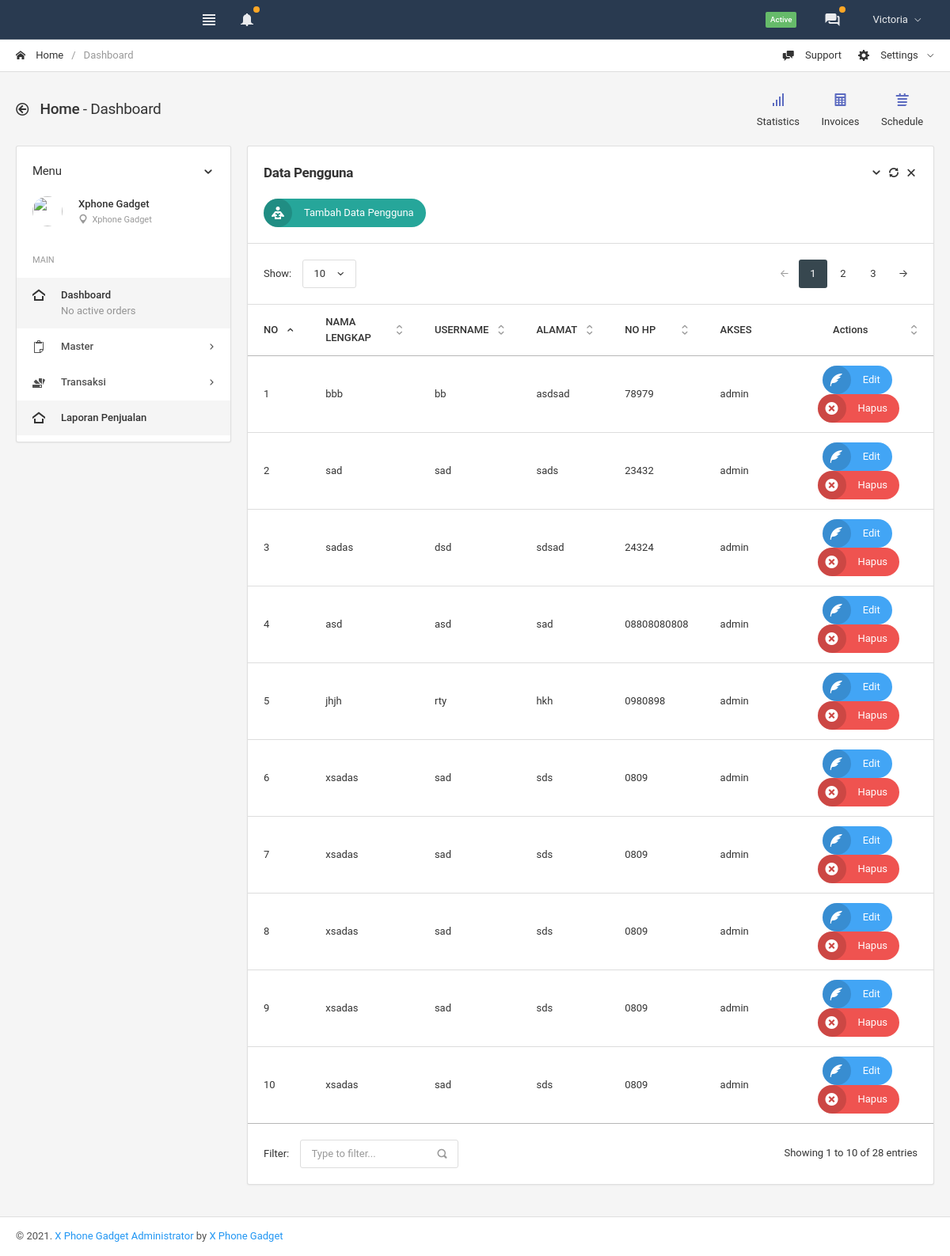
Screenshot of /index.php/admin/pengguna with the database file from the repository.
### tables this page shows
CREATE TABLE IF NOT EXISTS `tb_pengguna` (
  `id_pengguna` int(11) NOT NULL AUTO_INCREMENT,
  `nama_lengkap` varchar(50) NOT NULL,
  `username` varchar(50) NOT NULL,
  `password` varchar(50) NOT NULL,
  `alamat` text NOT NULL,
  `no_hp` varchar(50) NOT NULL,
  `hak_akses` varchar(30) NOT NULL,
  PRIMARY KEY (`id_pengguna`)
);

### application/libraries/Template.php (called while the page is built)
<?php if ( ! defined('BASEPATH')) exit('No direct script access allowed');
class Template {
		var $template_data = array();
		function set($name, $value)
		{
			$this->template_data[$name] = $value;
		}
		function load($template = '', $view = '' , $view_data = array(), $return = FALSE)
		{
			$this->CI =& get_instance();
			$this->set('contents', $this->CI->load->view($view, $view_data, TRUE));
			return $this->CI->load->view($template, $this->template_data, $return);
		}
}

### application/controllers/admin/Pengguna.php (called while the page is built, shortened)
<?php
class Pengguna extends CI_Controller
{
	public function index()
	{
		$data_kirim = array(
			'data_pengguna' => $this->mp->ambil_data(),
		);
		$this->template->load('template', 'admin/pengguna/data',$data_kirim);
	}
}

### index.php (called while the page is built, shortened)
<?php
require_once BASEPATH.'core/CodeIgniter.php';

### application/models/Model_pengguna.php (called while the page is built, shortened)
<?php
class Model_pengguna extends CI_Model
{
	public function ambil_data($id =  null)
	{
		if ($id) {
			return $this->db->get_where('tb_pengguna', ['id_pengguna' => $id]);
		} else {
			return $this->db->get('tb_pengguna');
		}
		return $this->db->select("*")->from('tb_pengguna')->get();
	}
}

### application/views/admin/pengguna/data.php (the view, shortened to what this page needs)
    <div class="card">
        <div class="card-header header-elements-inline">
            <h5 class="card-title"><b>Data Pengguna</b></h5>
            <div class="header-elements">
                <div class="list-icons">
                    <a class="list-icons-item" data-action="collapse"></a>
                    <a class="list-icons-item" data-action="reload"></a>
                    <a class="list-icons-item" data-action="remove"></a>
                </div>
            </div>
        </div>
        <div class="card-body">
            <button type="button" onclick="tambah()" data-toggle="modal" data-target="#modal_form_vertical" class="btn bg-teal-400 btn-labeled btn-labeled-left rounded-round"><b><i class="icon-reading"></i></b> Tambah Data Pengguna</button>
        </div>
        <table class="table datatable-dom-position ">
            <thead>
                <tr>
                  <th>NO</th>
                  <th>NAMA LENGKAP</th>
                  <th>USERNAME</th>
                  <th>ALAMAT</th>
                  <th>NO HP</th>
                  <th>AKSES</th>
                  <th class="text-center">Actions</th>
              </tr>
          </thead>
          <tbody id="isi">
            <?php
            $no = 1;
            foreach ($data_pengguna->result_array() as $k) :
               ?>
               <tr>
                 <td><?=$no++;?></td>
                 <td><?=$k['nama_lengkap'];?></td>
                 <td><?=$k['username'];?></td>
                 <td><?=$k['alamat'];?></td>
                 <td><?=$k['no_hp'];?></td>
                 <td><?=$k['hak_akses'];?></td>
                 <td class="text-center">
                    <button type="button" data-toggle="modal" data-target="#modal_form_vertical" class="btn bg-primary-400 btn-labeled btn-labeled-left rounded-round" onclick="edit('<?=$k['id_pengguna']?>')"><b><i class="icon-quill4"></i></b>Edit</button>&nbsp;<button type="button" onclick="hapus('<?=$k['id_pengguna']?>')" class="btn bg-danger-400 btn-labeled btn-labeled-left rounded-round"><b><i class="icon-cancel-circle2"></i></b>Hapus</button>
                </td>
            </tr>
        <?php endforeach; ?>
    </tbody>
</table>
</div>

### application/views/template.php (shortened to what this page needs)
<!DOCTYPE html>
<html lang="en">
<head>
  <link href="<?=base_url();?>global_assets/css/icons/icomoon/styles.min.css" rel="stylesheet" type="text/css">
  <link href="<?=base_url();?>assets/css/bootstrap.min.css" rel="stylesheet" type="text/css">
  <link href="<?=base_url();?>assets/css/bootstrap_limitless.min.css" rel="stylesheet" type="text/css">
  <link href="<?=base_url();?>assets/css/layout.min.css" rel="stylesheet" type="text/css">
  <link href="<?=base_url();?>assets/css/components.min.css" rel="stylesheet" type="text/css">
  <link href="<?=base_url();?>assets/css/colors.min.css" rel="stylesheet" type="text/css">
</head>
<body>
  <div class="navbar navbar-expand-md navbar-dark">
    <div class="navbar-brand wmin-200">
    </div>
    <div class="collapse navbar-collapse" id="navbar-mobile">
      <ul class="navbar-nav">
        <li class="nav-item">
          <a href="#" class="navbar-nav-link sidebar-control sidebar-main-toggle d-none d-md-block">
            <i class="icon-paragraph-justify3"></i>
          </a>
        </li>
        <li class="nav-item dropdown">
          <a href="#" class="navbar-nav-link dropdown-toggle caret-0" data-toggle="dropdown">
            <i class="icon-bell2"></i>
            <span class="badge badge-pill badge-mark bg-orange-400 border-orange-400 ml-auto ml-md-0"></span>
          </a>
        </li>
      </ul>
      <span class="badge bg-success-400 ml-md-auto mr-md-3">Active</span>
      <ul class="navbar-nav">
        <li class="nav-item dropdown">
          <a href="#" class="navbar-nav-link dropdown-toggle caret-0" data-toggle="dropdown">
            <i class="icon-bubbles5"></i>
            <span class="badge badge-pill badge-mark bg-orange-400 border-orange-400 ml-auto ml-md-0"></span>
          </a>
        </li>
        <li class="nav-item dropdown dropdown-user">
          <a href="#" class="navbar-nav-link d-flex align-items-center dropdown-toggle" data-toggle="dropdown">
            <span>Victoria</span>
          </a>
        </li>
      </ul>
    </div>
  </div>
  <div class="page-header">
    <div class="breadcrumb-line breadcrumb-line-light header-elements-md-inline">
      <div class="d-flex">
        <div class="breadcrumb">
          <a href="index.html" class="breadcrumb-item"><i class="icon-home2 mr-2"></i> Home</a>
          <span class="breadcrumb-item active">Dashboard</span>
        </div>
      </div>
      <div class="header-elements d-none">
        <div class="breadcrumb justify-content-center">
          <a href="#" class="breadcrumb-elements-item">
            <i class="icon-comment-discussion mr-2"></i>
            Support
          </a>
          <div class="breadcrumb-elements-item dropdown p-0">
            <a href="#" class="breadcrumb-elements-item dropdown-toggle" data-toggle="dropdown">
              <i class="icon-gear mr-2"></i>
              Settings
            </a>
          </div>
        </div>
      </div>
    </div>
    <div class="page-header-content header-elements-md-inline">
      <div class="page-title d-flex">
        <h4><i class="icon-arrow-left52 mr-2"></i> <span class="font-weight-semibold">Home</span> - Dashboard</h4>
      </div>
      <div class="header-elements d-none mb-3 mb-md-0">
        <div class="d-flex justify-content-center">
          <a href="#" class="btn btn-link btn-float text-default"><i class="icon-bars-alt text-indigo-400"></i> <span>Statistics</span></a>
          <a href="#" class="btn btn-link btn-float text-default"><i class="icon-calculator text-indigo-400"></i> <span>Invoices</span></a>
          <a href="#" class="btn btn-link btn-float text-default"><i class="icon-calendar5 text-indigo-400"></i> <span>Schedule</span></a>
        </div>
      </div>
    </div>
  </div>
  <div class="page-content pt-0">
    <div class="sidebar sidebar-light sidebar-main sidebar-expand-md align-self-start">
      <div class="sidebar-content">
        <div class="card card-sidebar-mobile">
          <div class="card-header header-elements-inline">
            <h6 class="card-title">Menu</h6>
            <div class="header-elements">
              <div class="list-icons">
                <a class="list-icons-item" data-action="collapse"></a>
              </div>
            </div>
          </div>
          <div class="sidebar-user">
            <div class="card-body">
              <div class="media">
                <div class="mr-3">
                  <a href="#"><img src="<?=base_url();?>assets_2/images/man.png" width="38" height="38" class="rounded-circle" alt=""></a>
                </div>
                <div class="media-body">
                  <div class="media-title font-weight-semibold">Xphone Gadget</div>
                  <div class="font-size-xs opacity-50">
                    <i class="icon-pin font-size-sm"></i> &nbsp;Xphone Gadget
                  </div>
                </div>
                <div class="ml-3 align-self-center">
                  <a href="#" class="text-white"><i class="icon-cog3"></i></a>
                </div>
              </div>
            </div>
          </div>
          <div class="card-body p-0">
            <ul class="nav nav-sidebar" data-nav-type="accordion">
              <li class="nav-item-header mt-0"><div class="text-uppercase font-size-xs line-height-xs">Main</div> <i class="icon-menu" title="Main"></i></li>
              <li class="nav-item">
                <a href="index.html" class="nav-link active">
                  <i class="icon-home4"></i>
                  <span>
                    Dashboard
                    <span class="d-block font-weight-normal opacity-50">No active orders</span>
                  </span>
                </a>
              </li>
              <li class="nav-item nav-item-submenu">
                <a href="#" class="nav-link"><i class="icon-copy"></i> <span>Master</span></a>
              </li>
              <li class="nav-item nav-item-submenu">
                <a href="#" class="nav-link"><i class="icon-color-sampler"></i> <span>Transaksi</span></a>
              </li>
              <li class="nav-item">
                <a href="index.html" class="nav-link active">
                  <i class="icon-home4"></i>Laporan Penjualan
                </a>
              </li>
            </ul>
          </div>
        </div>
      </div>
    </div>
    <div class="content-wrapper">
      <div class="content">
        <?=$contents;?>
      </div>
    </div>
  </div>
  <div class="navbar navbar-expand-lg navbar-light">
    <div class="navbar-collapse collapse" id="navbar-footer">
      <span class="navbar-text">
        &copy; 2021. <a href="#">X Phone Gadget Administrator</a> by <a href="http://themeforest.net/user/Kopyov" target="_blank">X Phone Gadget</a>
      </span>
    </div>
  </div>
</body>
</html>

### rows the page displays
tb_pengguna: nama_lengkap "bbb", username "bb", alamat "asdsad", no_hp "78979", hak_akses "admin"
tb_pengguna: nama_lengkap "sad", username "sad", alamat "sads", no_hp "23432", hak_akses "admin"
tb_pengguna: nama_lengkap "sadas", username "dsd", alamat "sdsad", no_hp "24324", hak_akses "admin"
tb_pengguna: nama_lengkap "asd", username "asd", alamat "sad", no_hp "08808080808", hak_akses "admin"
tb_pengguna: nama_lengkap "jhjh", username "rty", alamat "hkh", no_hp "0980898", hak_akses "admin"
tb_pengguna: nama_lengkap "xsadas", username "sad", alamat "sds", no_hp "0809", hak_akses "admin"
tb_pengguna: nama_lengkap "xsadas", username "sad", alamat "sds", no_hp "0809", hak_akses "admin"
tb_pengguna: nama_lengkap "xsadas", username "sad", alamat "sds", no_hp "0809", hak_akses "admin"
tb_pengguna: nama_lengkap "xsadas", username "sad", alamat "sds", no_hp "0809", hak_akses "admin"
tb_pengguna: nama_lengkap "xsadas", username "sad", alamat "sds", no_hp "0809", hak_akses "admin"
